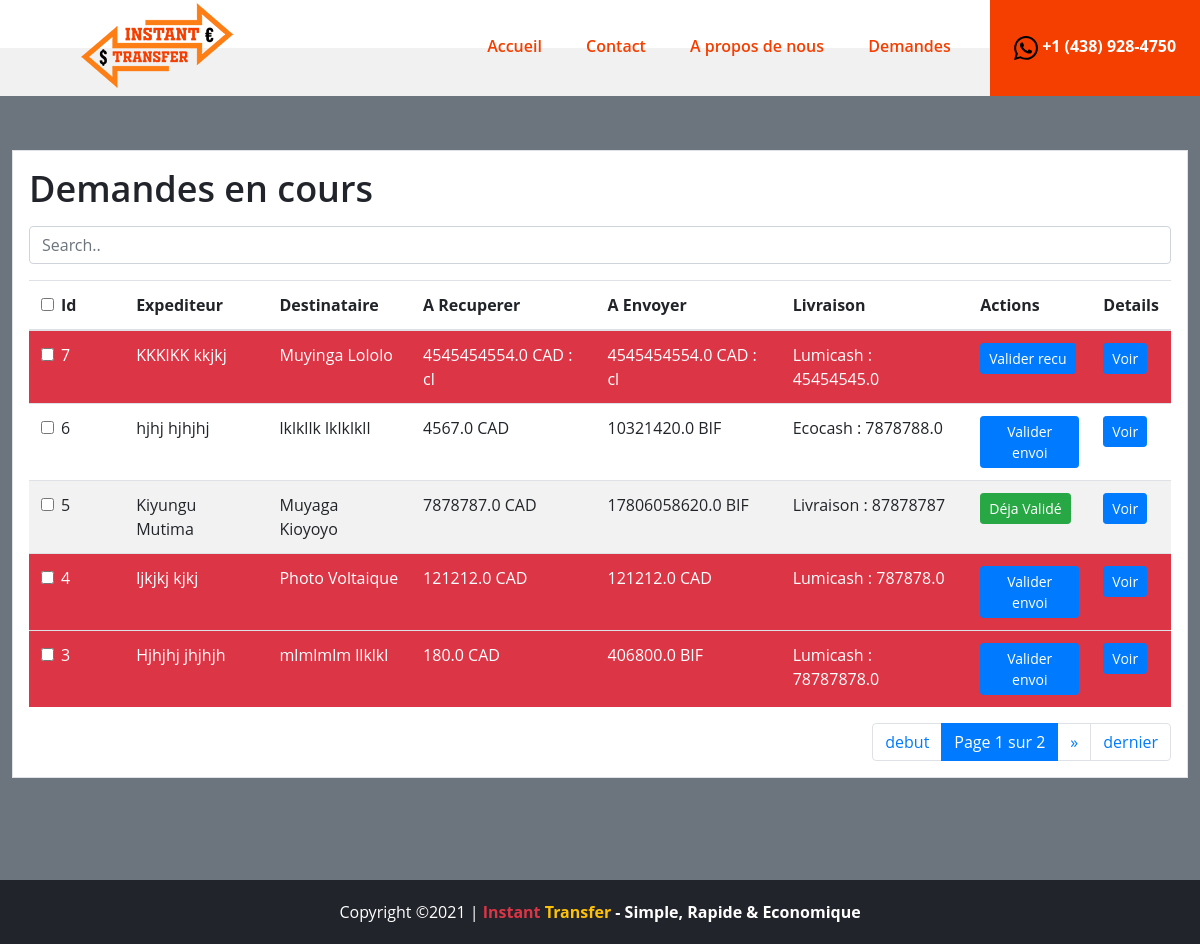
Page /converter/requests/ (signed in) on the earlier database version.
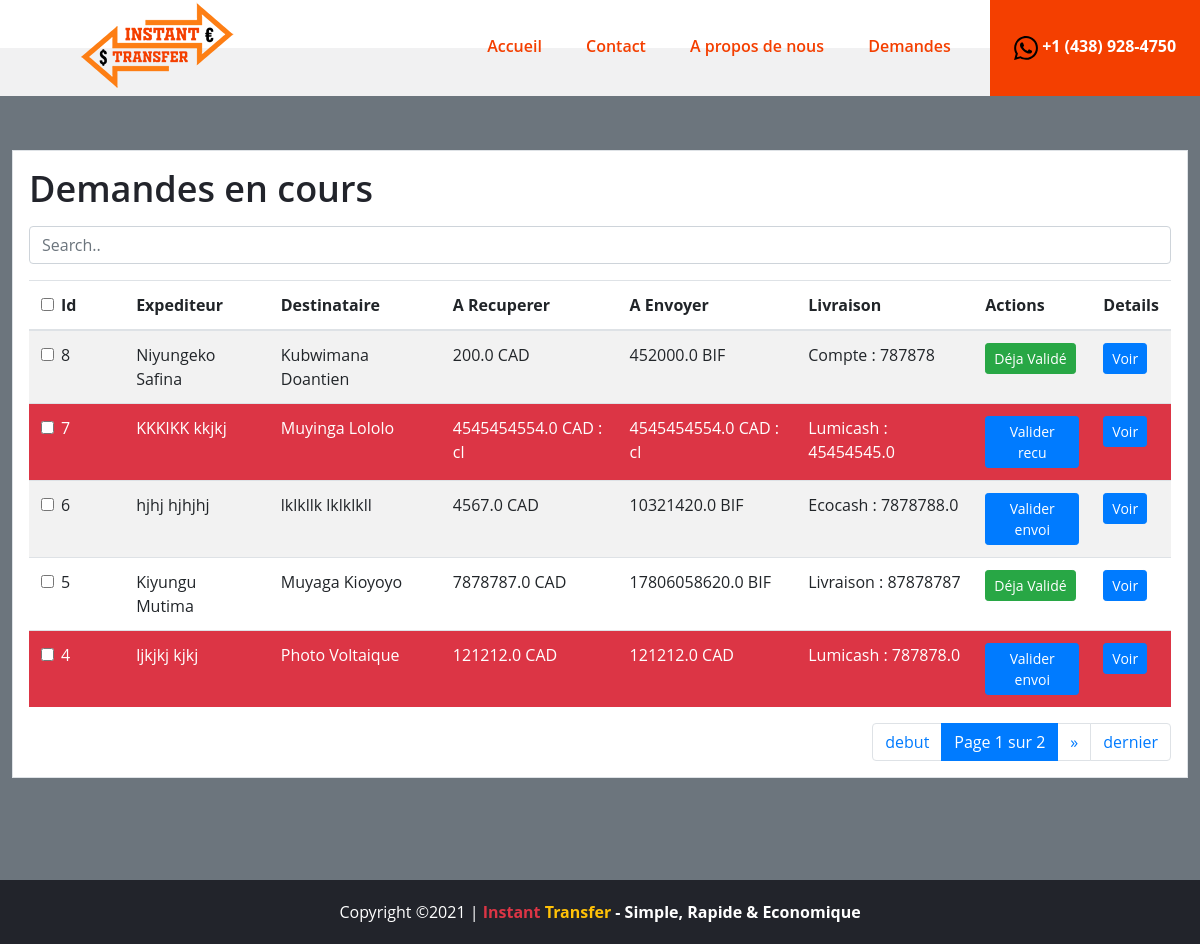
Same page on the later database version.
### currencyConverter/models.py (models this page shows, shortened)
class Tracking(models.Model):
	currency_in = models.ForeignKey(Country, related_name='curr_in', on_delete=models.CASCADE)
	currency_out = models.ForeignKey(Country, related_name='curr_out', on_delete=models.CASCADE)
	amount_in = models.FloatField()
	amount_out = models.FloatField()
	amount_in_recieve = models.FloatField(null=True)
	amount_out_deliver = models.FloatField(null=True)
	name_sender = models.CharField(max_length=100)
	subname_sender = models.CharField(max_length=100)
	email_sender = models.EmailField()
	phone_sender = models.CharField(max_length=100)
	name_reciever = models.CharField(max_length=100)
	subname_reciever = models.CharField(max_length=100)
	email_reciever = models.EmailField()
	phone_reciever = models.CharField(max_length=100)
	lumicash = models.FloatField(null=True, blank=True)
	lumicash_holder = models.CharField(max_length=100)
	ecocash = models.FloatField(null=True, blank=True)
	ecocash_holder = models.CharField(max_length=100)
	tel_livraison = models.IntegerField(null=True, blank=True)
	account_number = models.IntegerField(null=True, blank=True)
	account_holder = models.CharField(max_length=100)
	bank_name = models.CharField(max_length=150)
	validated1 = models.BooleanField(default=False)
	motif_validated1 = models.TextField(blank=True, null=True, default='Rien')
	validated2 = models.BooleanField(default=False)
	date = models.DateField(default=timezone.now)
	def senderFullName(self):
		return self.name_sender+' '+self.subname_sender
	def recieverFullName(self):
		return self.name_reciever+' '+self.subname_reciever
	def montantDepart(self):
		return f"{self.amount_in} {self.currency_in.currency}"
	def montantRecuAdmin(self):
		return f"{self.amount_in_recieve} {self.currency_in.currency}"
	def montantArriveAdmin(self):
		return f"{self.amount_out_deliver} {self.currency_out.currency}"
	def montantArrive(self):
		return f"{self.amount_out} {self.currency_out.currency}"

class Country(models.Model):
	name = models.CharField(max_length=20)
	currency = models.CharField(max_length=20)
	usd_value = models.CharField(max_length=20)

### currencyConverter/views.py (the view)
# urls.py: path('requests/', views.requests, name='requests'),
@login_required(login_url=('login'))
def requests(request):
	trackings = Tracking.objects.all().order_by('-id')
	paginator = Paginator(trackings, 5)
	try:
		page_number = request.GET.get('page')
	except:
		page_number = 1
	page_obj = paginator.get_page(page_number)
	return render(request, 'requests.html', {'page_obj': page_obj})

### currencyConverter/templates/requests.html (shortened to what the changed rows need)
{% extends 'index.html' %}
{% load static %}
{% block content %}
<section class="admin-section spad bg-secondary mt-5"  id="sectionTag">
        <div class="container p-3 bg-white border">
                <div class="table-responsive">
                  <h2 class="sub-header mb-3">Demandes en cours</h2>
                    <table class="table table-striped table-hover">
                      <thead>
                        <tr>
                            <th >
                                <div class="form-check">
                                    <input type="checkbox" class="form-check-input checkAll">
                                    <label class="form-check-label">Id</label>
                                </div>
                            </th>
                            <th>Expediteur</th>
                            <th>Destinataire</th>
                            <th>A Recuperer</th>
                            <th>A Envoyer</th>
                            <th>Livraison</th>
                            <th>Actions</th>
                            <th>Details</th>
                        </tr>
                      </thead>
                      <tbody id="myTable">
        	                {% for tracking in page_obj %}
                            <tr {% if tracking.amount_in != tracking.amount_in_recieve %}
                                class="bg-danger text-white"
                            {% endif %}>
                                <td class="col-md-1">
                                    <div class="form-check">
                                        <input type="checkbox" class="form-check-input">
                                        <label class="form-check-label">{{ tracking.id }}</label>
                                    </div>
                                </td>
                                <td >{{ tracking.senderFullName }}</td>
                                <td >{{ tracking.recieverFullName }}</td>
                                <td >
                                    {% if not tracking.amount_in_recieve %}
                                        {{ tracking.montantDepart }} : cl
                                    {% else %}
                                        {{ tracking.montantRecuAdmin }}
                                    {% endif %}
                                </td>
                                <td >
                                    {% if tracking.amount_out_deliver  %}
                                        {{ tracking.montantArriveAdmin }}
                                    {% else %}
                                        {{ tracking.montantArrive }} : cl
                                    {% endif %}
                                </td>
                                <td >
                                    {% if tracking.lumicash %}
                                        Lumicash : {{ tracking.lumicash }}
                                    {% endif %}
                                    {% if tracking.ecocash %}
                                        Ecocash : {{ tracking.ecocash }}
                                    {% endif %}
                                    {% if tracking.account_number %}
                                        Compte : {{ tracking.account_number }}
                                    {% endif %}
                                    {% if tracking.tel_livraison %}
                                        Livraison : {{ tracking.tel_livraison }}
                                    {% endif %}
                                </td>
                                <td >
                                    {% if  not tracking.validated1 %}
                                        <a href="{% url 'recu' tracking.id %}" class="btn btn-primary btn-sm">Valider recu</a>
                                    {% endif %}
                                    {% if tracking.validated1 and not tracking.validated2 %}
                                        <a href="{% url 'envoi' tracking.id %}" class="btn btn-primary btn-sm">Valider envoi</a>
                                    {% endif %}
                                    {% if tracking.validated1 and tracking.validated2 %}
                                        <div  class="btn btn-success btn-sm" >Déja Validé</div>
                                    {% endif %}
                                    </td>
                                <td >
                                    <button type="button" class="btn btn-primary btn-sm" data-toggle="modal" data-target="#pendingModal{{ tracking.id }}">
                                Voir
                              </button>
                                </td>
                            </tr>
                           {% endfor %}
                      </tbody>
                    </table>
                </div>
        </div>
</section>
{% endblock content %}

Differences in the rows shown:
no longer on this page (row unchanged): Tracking: id "3", senderFullName "Hjhjhj jhjhjh", recieverFullName "mlmlmlm llklkl", montantRecuAdmin "180.0 CAD", montantArriveAdmin "406800.0 BIF", lumicash "78787878.0", validated1 "Valider envoi", amount_in 400 (drawn)
added Tracking: id "8", senderFullName "Niyungeko Safina", recieverFullName "Kubwimana Doantien", montantRecuAdmin "200.0 CAD", montantArriveAdmin "452000.0 BIF", account_number "787878", validated1 "Déja Validé", amount_in 200 (drawn)
